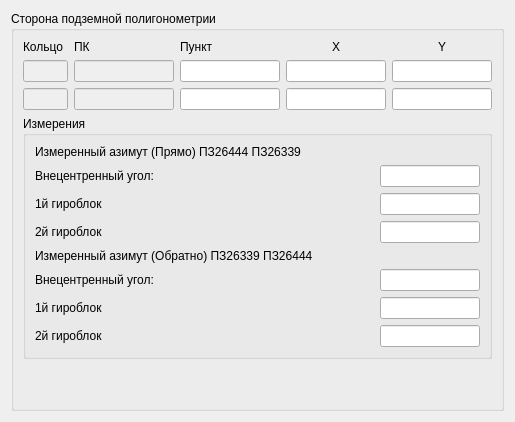
      <widget class="QWidget" name="tab_2">
       <property name="focusPolicy">
        <enum>Qt::TabFocus</enum>
       </property>
       <attribute name="title">
        <string>Подземные из-я</string>
       </attribute>
       <layout class="QVBoxLayout" name="verticalLayout_2">
        <item>
         <widget class="QGroupBox" name="EditPPkPunkt2">
          <property name="minimumSize">
           <size>
            <width>0</width>
            <height>0</height>
           </size>
          </property>
          <property name="title">
           <string>Сторона подземной полигонометрии</string>
          </property>
          <layout class="QGridLayout" name="gridLayout_3">
           <item row="0" column="2">
            <widget class="QLabel" name="label_46">
             <property name="text">
              <string>Пункт</string>
             </property>
            </widget>
           </item>
           <item row="0" column="6">
            <widget class="QLabel" name="label_41">
             <property name="text">
              <string>Y</string>
             </property>
             <property name="alignment">
              <set>Qt::AlignCenter</set>
             </property>
            </widget>
           </item>
           <item row="1" column="2">
            <widget class="QLineEdit" name="EditPNamePunkt1">
             <property name="maximumSize">
              <size>
               <width>100</width>
               <height>16777215</height>
              </size>
             </property>
             <property name="text">
              <string/>
             </property>
             <property name="cursorPosition">
              <number>0</number>
             </property>
            </widget>
           </item>
           <item row="1" column="3" colspan="2">
            <widget class="QLineEdit" name="EditXkPunkt1Podz">
             <property name="maximumSize">
              <size>
               <width>100</width>
               <height>16777215</height>
              </size>
             </property>
             <property name="text">
              <string/>
             </property>
             <property name="cursorPosition">
              <number>0</number>
             </property>
            </widget>
           </item>
           <item row="1" column="5" colspan="3">
            <widget class="QLineEdit" name="EditYkPunkt1Podz">
             <property name="maximumSize">
              <size>
               <width>100</width>
               <height>16777215</height>
              </size>
             </property>
             <property name="text">
              <string/>
             </property>
             <property name="cursorPosition">
              <number>0</number>
             </property>
            </widget>
           </item>
           <item row="2" column="2">
            <widget class="QLineEdit" name="EditPNamePunkt2">
             <property name="maximumSize">
              <size>
               <width>100</width>
               <height>16777215</height>
              </size>
             </property>
             <property name="text">
              <string/>
             </property>
             <property name="cursorPosition">
              <number>0</number>
             </property>
            </widget>
           </item>
           <item row="2" column="3" colspan="2">
            <widget class="QLineEdit" name="EditXkPunkt2Podz">
             <property name="maximumSize">
              <size>
               <width>100</width>
               <height>16777215</height>
              </size>
             </property>
             <property name="text">
              <string/>
             </property>
             <property name="cursorPosition">
              <number>0</number>
             </property>
            </widget>
           </item>
           <item row="2" column="5" colspan="3">
            <widget class="QLineEdit" name="EditYkPunkt2Podz">
             <property name="maximumSize">
              <size>
               <width>100</width>
               <height>16777215</height>
              </size>
             </property>
             <property name="text">
              <string/>
             </property>
             <property name="cursorPosition">
              <number>0</number>
             </property>
            </widget>
           </item>
           <item row="2" column="1">
            <widget class="QLineEdit" name="EditPPKPunkt2">
             <property name="enabled">
              <bool>false</bool>
             </property>
             <property name="maximumSize">
              <size>
               <width>100</width>
               <height>16777215</height>
              </size>
             </property>
            </widget>
           </item>
           <item row="1" column="0">
            <widget class="QLineEdit" name="EditPKolcoPunkt1">
             <property name="enabled">
              <bool>false</bool>
             </property>
             <property name="maximumSize">
              <size>
               <width>45</width>
               <height>16777215</height>
              </size>
             </property>
            </widget>
           </item>
           <item row="1" column="1">
            <widget class="QLineEdit" name="EditPPKPunkt1">
             <property name="enabled">
              <bool>false</bool>
             </property>
             <property name="maximumSize">
              <size>
               <width>100</width>
               <height>16777215</height>
              </size>
             </property>
            </widget>
           </item>
           <item row="0" column="0">
            <widget class="QLabel" name="label_22">
             <property name="text">
              <string>Кольцо</string>
             </property>
            </widget>
           </item>
           <item row="4" column="0" rowspan="2" colspan="8">
            <widget class="QGroupBox" name="groupBox_2">
             <property name="title">
              <string>Измерения</string>
             </property>
             <layout class="QGridLayout" name="gridLayout_7">
              <item row="2" column="0">
               <widget class="QLabel" name="label_43">
                <property name="text">
                 <string>1й гироблок</string>
                </property>
               </widget>
              </item>
              <item row="5" column="0" colspan="2">
               <widget class="QLabel" name="label_47">
                <property name="text">
                 <string>Измеренный азимут (Обратно) ПЗ26339 ПЗ26444</string>
                </property>
               </widget>
              </item>
              <item row="8" column="0">
               <widget class="QLabel" name="label_45">
                <property name="text">
                 <string>2й гироблок</string>
                </property>
               </widget>
              </item>
              <item row="3" column="0">
               <widget class="QLabel" name="label_49">
                <property name="text">
                 <string>2й гироблок </string>
                </property>
               </widget>
              </item>
              <item row="2" column="1">
               <widget class="QLineEdit" name="EditAzimut1giro1pr">
                <property name="maximumSize">
                 <size>
                  <width>100</width>
                  <height>16777215</height>
                 </size>
                </property>
                <property name="text">
                 <string/>
                </property>
                <property name="cursorPosition">
                 <number>0</number>
                </property>
               </widget>
              </item>
              <item row="7" column="0">
               <widget class="QLabel" name="label_44">
                <property name="text">
                 <string>1й гироблок</string>
                </property>
               </widget>
              </item>
              <item row="1" column="0">
               <widget class="QLabel" name="label_7">
                <property name="text">
                 <string>Внецентренный угол:</string>
                </property>
               </widget>
              </item>
              <item row="6" column="0">
               <widget class="QLabel" name="label_8">
                <property name="text">
                 <string>Внецентренный угол:</string>
                </property>
               </widget>
              </item>
              <item row="3" column="1">
               <widget class="QLineEdit" name="EditAzimut1giro2pr">
                <property name="maximumSize">
                 <size>
                  <width>100</width>
                  <height>16777215</height>
                 </size>
                </property>
                <property name="text">
                 <string/>
                </property>
                <property name="cursorPosition">
                 <number>0</number>
                </property>
               </widget>
              </item>
              <item row="8" column="1">
               <widget class="QLineEdit" name="EditAzimut1giro2ob">
                <property name="maximumSize">
                 <size>
                  <width>100</width>
                  <height>16777215</height>
                 </size>
                </property>
                <property name="text">
                 <string/>
                </property>
                <property name="cursorPosition">
                 <number>0</number>
                </property>
               </widget>
              </item>
              <item row="0" column="0" colspan="2">
               <widget class="QLabel" name="label_48">
                <property name="text">
                 <string>Измеренный азимут (Прямо) ПЗ26444 ПЗ26339</string>
                </property>
               </widget>
              </item>
              <item row="7" column="1">
               <widget class="QLineEdit" name="EditAzimut1giro1ob">
                <property name="maximumSize">
                 <size>
                  <width>100</width>
                  <height>16777215</height>
                 </size>
                </property>
                <property name="text">
                 <string/>
                </property>
                <property name="cursorPosition">
                 <number>0</number>
                </property>
               </widget>
              </item>
              <item row="6" column="1">
               <widget class="QLineEdit" name="EditVnecentr2">
                <property name="maximumSize">
                 <size>
                  <width>100</width>
                  <height>16777215</height>
                 </size>
                </property>
                <property name="text">
                 <string/>
                </property>
                <property name="cursorPosition">
                 <number>0</number>
                </property>
               </widget>
              </item>
              <item row="1" column="1">
               <widget class="QLineEdit" name="EditVnecentr1">
                <property name="maximumSize">
                 <size>
                  <width>100</width>
                  <height>16777215</height>
                 </size>
                </property>
                <property name="toolTip">
                 <string>&lt;html&gt;&lt;head/&gt;&lt;body&gt;&lt;p&gt;Поправка за внецентренное&lt;/p&gt;&lt;/body&gt;&lt;/html&gt;</string>
                </property>
                <property name="text">
                 <string/>
                </property>
                <property name="cursorPosition">
                 <number>0</number>
                </property>
               </widget>
              </item>
             </layout>
            </widget>
           </item>
           <item row="0" column="1">
            <widget class="QLabel" name="label_23">
             <property name="text">
              <string>ПК</string>
             </property>
            </widget>
           </item>
           <item row="2" column="0">
            <widget class="QLineEdit" name="EditPKolcoPunkt2">
             <property name="enabled">
              <bool>false</bool>
             </property>
             <property name="maximumSize">
              <size>
               <width>45</width>
               <height>16777215</height>
              </size>
             </property>
            </widget>
           </item>
           <item row="6" column="0">
            <spacer name="verticalSpacer">
             <property name="orientation">
              <enum>Qt::Vertical</enum>
             </property>
             <property name="sizeHint" stdset="0">
              <size>
               <width>20</width>
               <height>40</height>
              </size>
             </property>
            </spacer>
           </item>
           <item row="0" column="3" colspan="2">
            <widget class="QLabel" name="label_42">
             <property name="text">
              <string>X</string>
             </property>
             <property name="alignment">
              <set>Qt::AlignCenter</set>
             </property>
            </widget>
           </item>
          </layout>
         </widget>
        </item>
       </layout>
      </widget>
